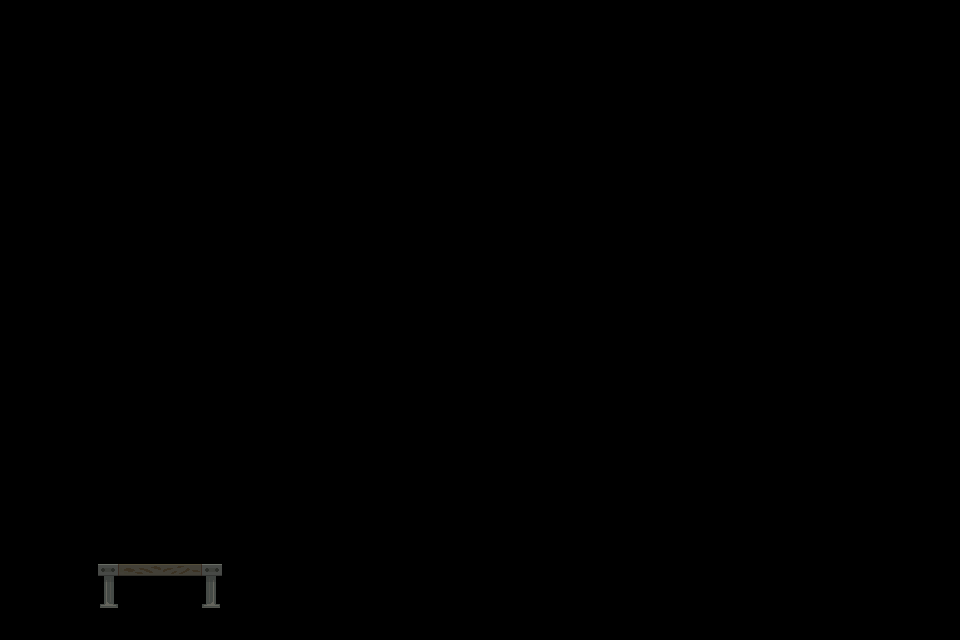

Rendered tile map (Tiled .tmx) drawn with the repository's tilesets; below, a short description and the full map source, tile grids included:
An orthogonal 30x20 tile map with 32x32 px tiles, 1 tile layer (Tile Layer 1).

<map version="1.10" tiledversion="1.12.2" orientation="orthogonal" renderorder="right-down" width="30" height="20" tilewidth="32" tileheight="32" infinite="0" nextlayerid="5" nextobjectid="1">
 <tileset firstgid="1" source="t1.tsx" />
 <layer id="1" name="Tile Layer 1" width="30" height="20">
  <data encoding="csv">
4,4,4,4,4,4,4,4,4,4,4,4,5,5,5,5,5,5,5,5,4,4,4,4,4,4,4,4,5,5,
4,4,4,4,4,4,4,4,4,4,4,4,5,5,5,5,5,5,5,5,4,4,4,4,4,4,4,4,5,5,
4,4,4,4,4,4,4,4,4,4,4,4,5,5,5,5,5,5,5,5,4,4,4,4,4,4,4,4,5,5,
1,1,1,1,1,1,1,1,1,1,1,1,1,1,1,1,1,1,1,1,1,1,1,1,1,1,1,1,1,1,
1,4,4,4,4,4,4,4,4,4,4,4,4,4,4,4,4,4,4,4,4,4,4,4,4,4,4,4,4,1,
1,4,4,4,4,4,4,4,4,4,4,4,4,4,4,4,4,4,4,4,4,4,4,4,4,4,4,4,4,1,
1,4,4,4,4,4,4,4,4,4,4,4,4,4,4,4,4,4,4,4,4,4,4,4,4,4,4,4,4,1,
1,4,4,4,4,4,4,4,4,4,4,4,4,4,4,4,4,4,4,4,4,4,4,4,4,4,4,4,4,1,
1,4,4,4,4,4,4,4,4,4,4,4,4,4,4,4,4,4,4,4,4,4,4,4,4,4,4,4,4,1,
1,4,4,4,4,4,4,4,4,4,4,4,4,4,4,4,4,4,4,4,4,4,4,4,4,4,4,4,4,1,
1,4,4,4,4,4,4,4,4,4,4,4,4,4,4,1,1,1,1,1,1,1,1,4,4,4,4,4,4,1,
1,4,4,4,4,4,4,4,4,4,4,4,4,4,4,1,1,1,1,1,1,4,4,4,4,4,4,4,4,1,
1,4,4,4,4,4,4,4,4,4,4,4,4,4,4,4,4,4,4,4,4,4,4,4,4,4,4,4,4,1,
1,4,4,4,4,4,4,4,4,4,4,4,4,4,4,4,4,4,4,4,4,4,4,4,4,4,4,4,4,1,
1,4,4,4,4,4,4,4,4,4,4,4,4,4,4,4,4,4,4,4,4,4,4,4,4,4,4,4,4,1,
1,4,4,4,4,4,4,4,4,4,4,4,4,4,4,4,4,4,4,4,4,4,4,4,4,4,4,4,4,1,
1,4,4,4,4,4,4,4,4,4,4,4,4,4,4,4,4,4,4,4,4,4,4,4,4,4,4,4,4,1,
1,4,4,9,10,11,12,4,4,4,4,4,4,4,4,4,4,4,4,4,4,4,4,4,4,4,4,4,4,1,
1,4,4,13,14,15,16,4,4,4,4,4,4,4,4,4,4,4,4,4,4,4,4,4,4,4,4,4,4,1,
1,1,1,1,1,1,1,1,1,1,1,1,1,1,1,1,1,1,1,1,1,1,1,1,1,1,1,1,1,1
</data>
 </layer>
 <imagelayer id="3" name="Screen Layer" mode="screen" />
 <imagelayer id="4" name="Multiply Layer" mode="multiply" />
 <imagelayer id="2" name="Background" />
</map>
